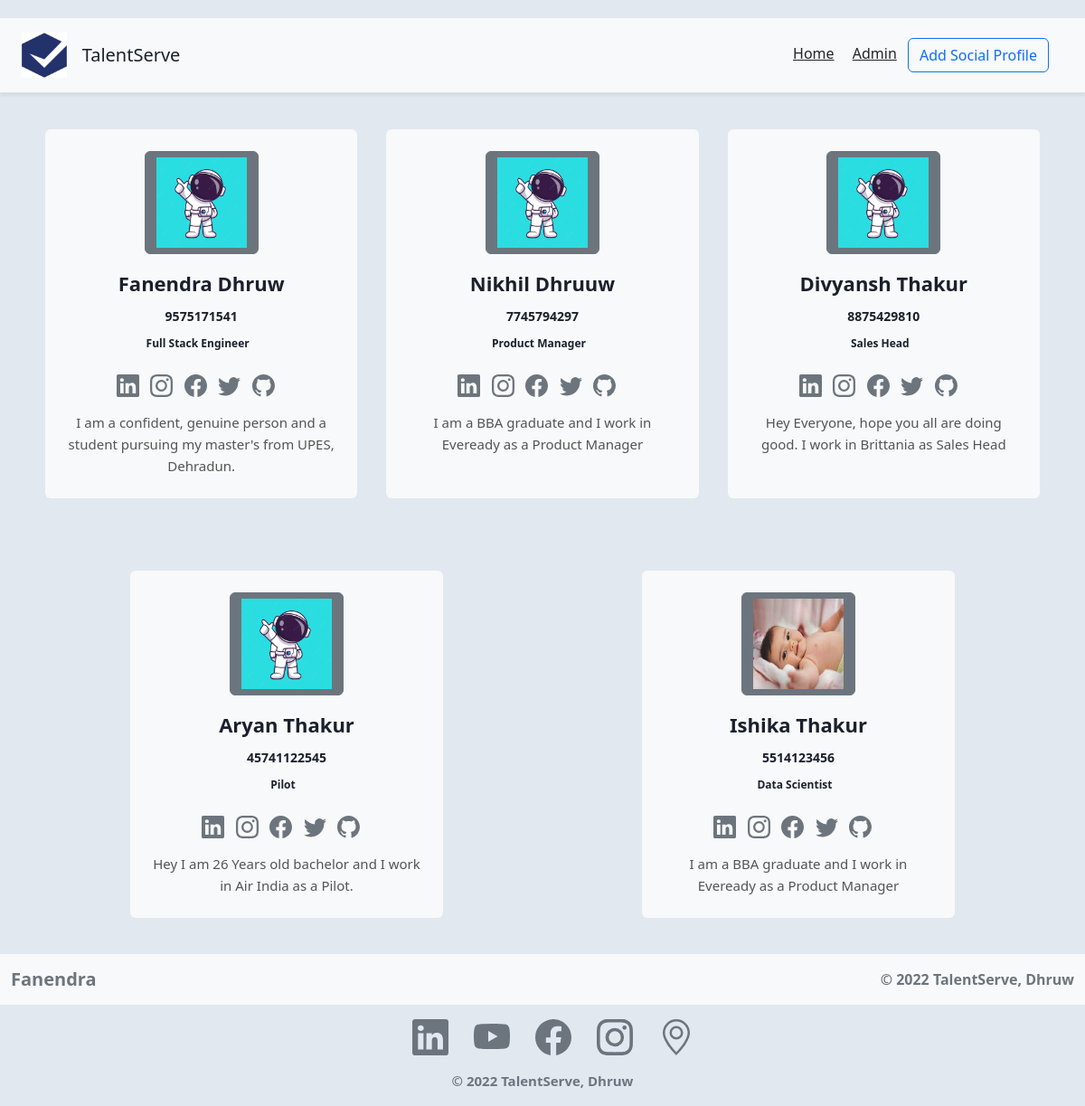
The page / on the database its author committed.
### social/models.py (models this page shows, shortened)
class Register(models.Model):
    img = models.ImageField(upload_to = "media/", default="")
    name = models.CharField(max_length=122, default="")
    number = models.CharField(max_length=12)
    designation = models.TextField()
    about = models.TextField(max_length=150, default="")
    social1 = models.CharField(max_length=122, default="")
    social2 = models.CharField(max_length=122, default="")
    social3 = models.CharField(max_length=122, default="")
    social4 = models.CharField(max_length=122, default="")
    social5 = models.CharField(max_length=122, default="")

### social/views.py (the view)
# urls.py: path('', views.index, name='home'),
def index(request):
    details = Register.objects.all()
    context = {'details':details}
    return render(request, 'index.html', context)

### templates/index.html (shortened to what this page needs)
{% extends 'base.html' %}
{% load static %}
{% block body %}
<div class="container">
  <div class="row row-cols-1 row-cols-sm-2 row-cols-md-3 g-3">
    {% for d in details %}
    <div class="container mt-4 mb-4 p-3 d-flex justify-content-center">
      <div class="card p-4 bg-light">
        <div class=" image d-flex flex-column justify-content-center align-items-center"> <button
            class="btn btn-secondary">
            {% if d.img %}
              <img src="{{d.img.url}}" height="100" width="100" />
            {% else %}
              <img src="{% static 'default-pic.jpeg' %}" alt="My image">
              {% comment %} <img src= "E:\MyPractice\MERN\Django\socialprofile\static\media\default-pic.jpeg" height="100" width="100" /> {% endcomment %}
            {% endif %}
          </button>
          <div style="text-align: center;" class="name">
            <span class="name mt-3" style="display: block;">{{d.name}}</span> <span class="idd mt-3 font-weight-bold h3">{{d.number}}</span>
            <div class="d-flex flex-row justify-content-center align-items-center gap-2"> <span
                class="idd1  mt-2 font-weight-bold">{{d.designation}}</span> <span></span> </div>
          </div>
          <div class="d-flex mt-2">
            <div class="btn-group  mt-3">
              <a class="text-muted" href="{{d.social1}}">
              </a>&nbsp;&nbsp;&nbsp;
            </div>
            <div class="btn-group mt-3">
              <a class="text-muted" href="{{d.social2}}">
              </a>
            </div>&nbsp;&nbsp;&nbsp;
            <div class="btn-group mt-3">
              <a class="text-muted" href="{{d.social3}}">
              </a>&nbsp;&nbsp;&nbsp;
            </div>
            <div class="btn-group mt-3">
              <a class="text-muted" href="{{d.social4}}">
              </a>&nbsp;&nbsp;&nbsp;
            </div>
            <div class="btn-group mt-3">
              <a class="text-muted" href="{{d.social5}}">
              </a>&nbsp;&nbsp;&nbsp;
            </div>
          </div>
          <div class="text-center mt-3"> <span>{{d.about}}</span> </div>
        </div>
      </div>
    </div>
    {% endfor %}
  </div>
</div>
{% endblock body %}

### templates/base.html (shortened to what this page needs)
<!doctype html>
<html lang="en">
<head>
    <link rel="stylesheet" href="https://cdn.jsdelivr.net/npm/bootstrap@4.6.1/dist/css/bootstrap.min.css"
>
    <link href="https://cdn.jsdelivr.net/npm/bootstrap@5.1.3/dist/css/bootstrap.min.css" rel="stylesheet"
>
    <link href="https://cdn.jsdelivr.net/npm/bootstrap@5.2.0-beta1/dist/css/bootstrap.min.css" rel="stylesheet"
>
    <link rel="stylesheet" href="https://cdn.jsdelivr.net/npm/bootstrap-icons@1.9.0/font/bootstrap-icons.css">
</head>
<div class="d-flex flex-column flex-md-row align-items-center p-3 px-md-4 mb-3 bg-light border-bottom shadow-sm">
    <a class="navbar-brand" href="https://www.talentserve.org/">
        <img src="/static/logo.jpg" width="50" height="50" alt="">
    </a>&nbsp;&nbsp;&nbsp;&nbsp;
    <h5 class="my-0 mr-md-auto font-weight-normal">TalentServe</h5>
    <nav class="my-2 my-md-0 mr-md-3">
        <a class="p-2 text-dark" href="/">Home</a>
        <a class="p-2 text-dark" href="http://127.0.0.1:8000/admin/login/?next=/admin/">Admin</a>
        <a class="btn btn-outline-primary" href="/register">Add Social Profile</a>
    </nav>
</div>
{% block body %}{% endblock body %}
<div class="footer">
    <nav class="navbar navbar-expand-lg bg-light">
        <div class="container-fluid">
            <a class="navbar-brand font-weight-bold text-secondary" href="#">Fanendra</a>
            <div class="collapse navbar-collapse" id="navbarTogglerDemo01">
                <ul class="navbar-nav ms-auto mb-2 mb-lg-0">
                    <li class="nav-item">
                        <span class="text-muted font-weight-bold">© 2022 TalentServe, Dhruw</span>
                    </li>
                </ul>
            </div>
        </div>
    </nav>
    <div class="social my-3 px-3 text-center">
        <a class="text-muted ms-4" href="https://www.linkedin.com/company/talentserve-india-pvt-ltd/"></a>
        <a class="text-muted ms-4" href="https://www.youtube.com/channel/UCGiDUX3MdPYO-GJFCjzr_cw"></a>
        <a class="text-muted ms-4" href="https://www.facebook.com/talentserve"></a>
        <a class="text-muted ms-4" href="https://instagram.com/talentserve?igshid=YmMyMTA2M2Y="></a>
        <a class="text-muted ms-4"
            href="https://www.google.com/maps/dir//talentserve/@19.2322861,72.7796667,12z/data=!3m1!4b1!4m9!4m8!1m1!4e2!1m5!1m1!1s0x3be7b16fe6443c83:0xb8ee5177548a3a4e!2m2!1d72.8497646!2d19.2322976"></a>
        <div class="my-3 px-2"><span class="text-muted font-weight-bold">© 2022 TalentServe, Dhruw</span></div>
    </div>
</div>
</body>
</html>

### templates/index.html (style rules this page uses)
* { margin: 0; padding: 0; }
.card { width: 350px; background-color: #efefef; border: none; cursor: pointer; transition: all 0.5s; }
.image img { transition: all 0.5s; }
.text-muted svg { transition: all 0.5s; }
.name { font-size: 22px; font-weight: bold; }
.idd { font-size: 14px; font-weight: 600; }
.idd1 { font-size: 12px; }
.text-center span { font-size: 15px; color: #545454; font-weight: 500; text-align: center; }

### rows shown on the page
Register: img (placeholder picture), name "Fanendra Dhruw", number "9575171541", designation "Full Stack Engineer", about "I am a confident, genuine person and a student pursuing my master's from UPES, Dehradun."
Register: img (placeholder picture), name "Nikhil Dhruuw", number "7745794297", designation "Product Manager", about "I am a BBA graduate and I work in Eveready as a Product Manager"
Register: img (placeholder picture), name "Divyansh Thakur", number "8875429810", designation "Sales Head", about "Hey Everyone, hope you all are doing good. I work in Brittania as Sales Head"
Register: img (placeholder picture), name "Aryan Thakur", number "45741122545", designation "Pilot", about "Hey I am 26 Years old bachelor and I work in Air India as a Pilot."
Register: img (picture), name "Ishika Thakur", number "5514123456", designation "Data Scientist", about "I am a BBA graduate and I work in Eveready as a Product Manager"
